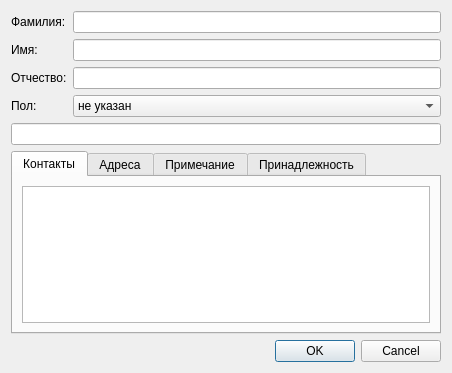
<?xml version="1.0" encoding="UTF-8"?>
<ui version="4.0">
 <class>PersonPanel</class>
 <widget class="QDialog" name="PersonPanel">
  <property name="geometry">
   <rect>
    <x>0</x>
    <y>0</y>
    <width>452</width>
    <height>373</height>
   </rect>
  </property>
  <property name="windowTitle">
   <string>Dialog</string>
  </property>
  <layout class="QVBoxLayout" name="verticalLayout_3">
   <item>
    <layout class="QFormLayout" name="formLayout">
     <item row="0" column="0">
      <widget class="QLabel" name="label">
       <property name="text">
        <string>Фамилия:</string>
       </property>
      </widget>
     </item>
     <item row="0" column="1">
      <widget class="QLineEdit" name="familyEdit">
       <property name="maxLength">
        <number>155</number>
       </property>
      </widget>
     </item>
     <item row="1" column="0">
      <widget class="QLabel" name="label_2">
       <property name="text">
        <string>Имя:</string>
       </property>
      </widget>
     </item>
     <item row="1" column="1">
      <widget class="QLineEdit" name="nameEdit">
       <property name="maxLength">
        <number>155</number>
       </property>
      </widget>
     </item>
     <item row="2" column="0">
      <widget class="QLabel" name="label_3">
       <property name="text">
        <string>Отчество:</string>
       </property>
      </widget>
     </item>
     <item row="2" column="1">
      <widget class="QLineEdit" name="patronymicEdit">
       <property name="maxLength">
        <number>155</number>
       </property>
      </widget>
     </item>
     <item row="3" column="0">
      <widget class="QLabel" name="label_4">
       <property name="text">
        <string>Пол:</string>
       </property>
      </widget>
     </item>
     <item row="3" column="1">
      <widget class="QComboBox" name="sexBox">
       <item>
        <property name="text">
         <string>не указан</string>
        </property>
       </item>
       <item>
        <property name="text">
         <string>мужчина</string>
        </property>
        <property name="icon">
         <iconset theme="dark-icons">
          <normaloff>.</normaloff>.</iconset>
        </property>
       </item>
       <item>
        <property name="text">
         <string>женщина</string>
        </property>
        <property name="icon">
         <iconset>
          <normaloff>:/images/f.png</normaloff>:/images/f.png</iconset>
        </property>
       </item>
      </widget>
     </item>
    </layout>
   </item>
   <item>
    <widget class="QLineEdit" name="fullnameEdit">
     <property name="enabled">
      <bool>true</bool>
     </property>
     <property name="frame">
      <bool>true</bool>
     </property>
     <property name="readOnly">
      <bool>true</bool>
     </property>
    </widget>
   </item>
   <item>
    <widget class="QTabWidget" name="tabWidget">
     <property name="currentIndex">
      <number>0</number>
     </property>
     <widget class="QWidget" name="tab">
      <attribute name="title">
       <string>Контакты</string>
      </attribute>
      <layout class="QVBoxLayout" name="verticalLayout">
       <item>
        <widget class="QListView" name="contactsView">
         <property name="editTriggers">
          <set>QAbstractItemView::NoEditTriggers</set>
         </property>
         <property name="iconSize">
          <size>
           <width>16</width>
           <height>16</height>
          </size>
         </property>
        </widget>
       </item>
      </layout>
     </widget>
     <widget class="QWidget" name="tab_2">
      <attribute name="title">
       <string>Адреса</string>
      </attribute>
      <layout class="QVBoxLayout" name="verticalLayout_2">
       <item>
        <widget class="QListView" name="adressView">
         <property name="contextMenuPolicy">
          <enum>Qt::CustomContextMenu</enum>
         </property>
         <property name="editTriggers">
          <set>QAbstractItemView::NoEditTriggers</set>
         </property>
        </widget>
       </item>
      </layout>
     </widget>
     <widget class="QWidget" name="tab_3">
      <attribute name="title">
       <string>Примечание</string>
      </attribute>
      <layout class="QVBoxLayout" name="verticalLayout_4">
       <item>
        <widget class="QPlainTextEdit" name="noteEdit"/>
       </item>
      </layout>
     </widget>
     <widget class="QWidget" name="tab_4">
      <attribute name="title">
       <string>Принадлежность</string>
      </attribute>
      <layout class="QVBoxLayout" name="verticalLayout_5">
       <item>
        <widget class="QListWidget" name="ownWidget">
         <item>
          <property name="text">
           <string>Клиент</string>
          </property>
          <property name="checkState">
           <enum>Unchecked</enum>
          </property>
         </item>
         <item>
          <property name="text">
           <string>Сотрудник</string>
          </property>
          <property name="checkState">
           <enum>Unchecked</enum>
          </property>
         </item>
        </widget>
       </item>
      </layout>
     </widget>
    </widget>
   </item>
   <item>
    <widget class="QDialogButtonBox" name="buttonBox">
     <property name="enabled">
      <bool>true</bool>
     </property>
     <property name="orientation">
      <enum>Qt::Horizontal</enum>
     </property>
     <property name="standardButtons">
      <set>QDialogButtonBox::Cancel|QDialogButtonBox::Ok</set>
     </property>
    </widget>
   </item>
  </layout>
 </widget>
 <resources/>
 <connections>
  <connection>
   <sender>buttonBox</sender>
   <signal>accepted()</signal>
   <receiver>PersonPanel</receiver>
   <slot>accept()</slot>
   <hints>
    <hint type="sourcelabel">
     <x>248</x>
     <y>254</y>
    </hint>
    <hint type="destinationlabel">
     <x>157</x>
     <y>274</y>
    </hint>
   </hints>
  </connection>
  <connection>
   <sender>buttonBox</sender>
   <signal>rejected()</signal>
   <receiver>PersonPanel</receiver>
   <slot>reject()</slot>
   <hints>
    <hint type="sourcelabel">
     <x>316</x>
     <y>260</y>
    </hint>
    <hint type="destinationlabel">
     <x>286</x>
     <y>274</y>
    </hint>
   </hints>
  </connection>
 </connections>
</ui>
